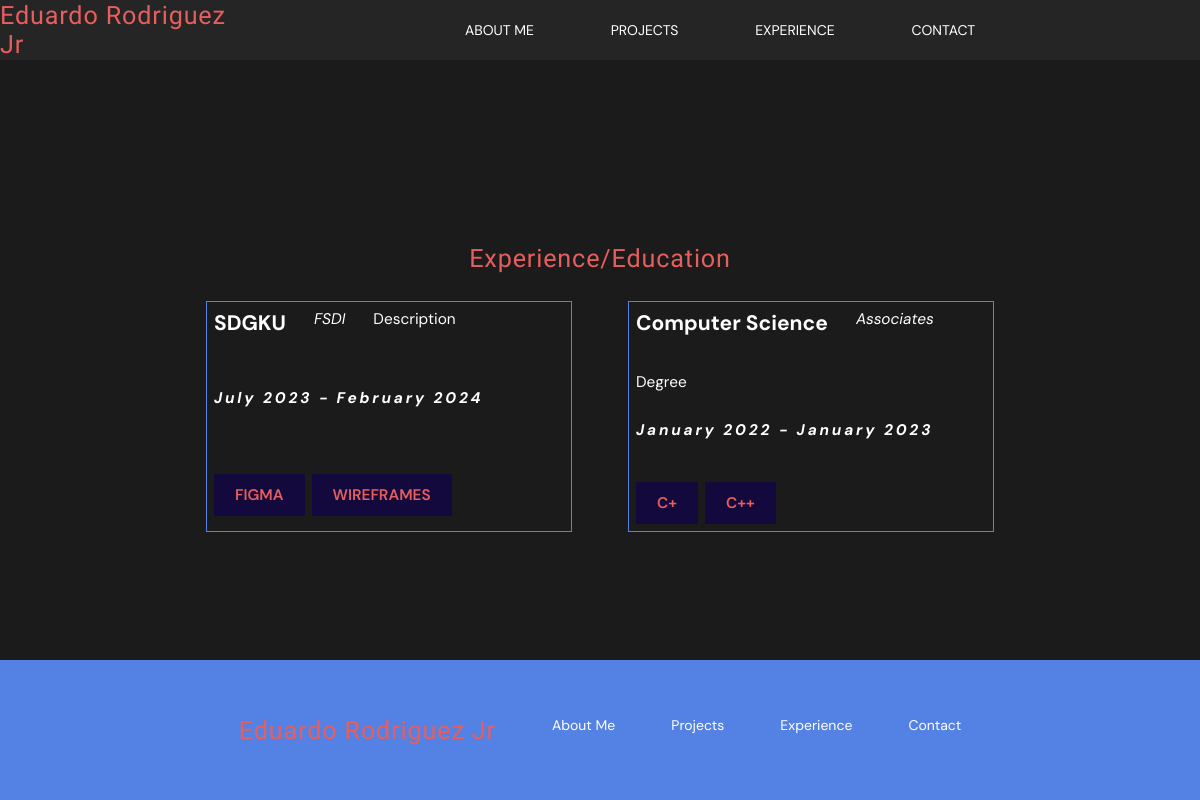
Before: /experience/ with the older database file.
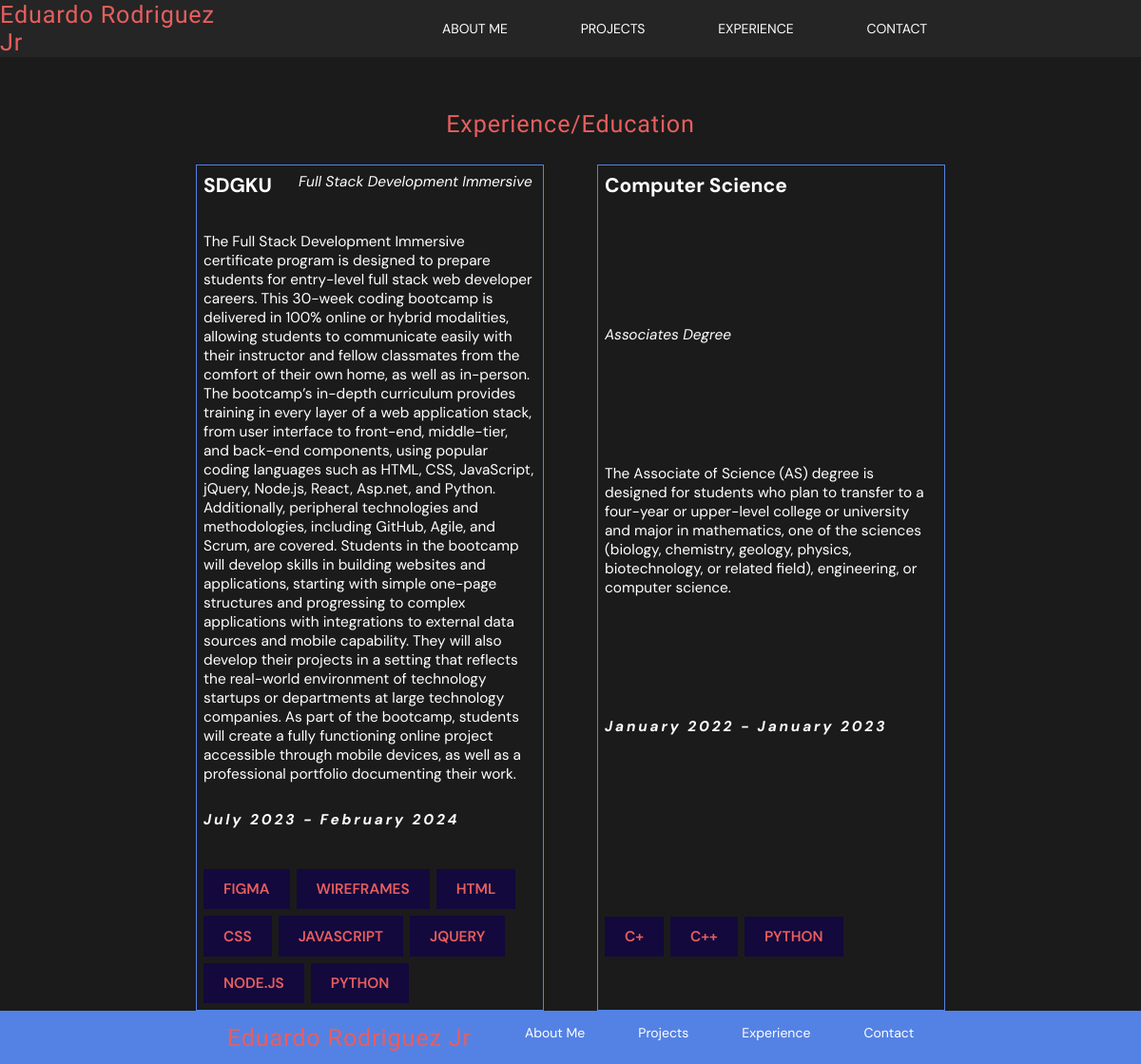
After: the same page with the newer database file.
### experience/models.py (models this page shows, shortened)
class Experience(models.Model):
    entity = models.CharField(max_length=225)
    title = models.CharField(max_length=225)
    description = models.TextField()
    period = models.CharField(max_length=50)
    technologies = models.ManyToManyField(Technology)

class Technology(models.Model):
    name = models.CharField(max_length=100)

### experience/views.py (the view)
# urls.py: path('', views.experience_list, name='experience_list'),
def experience_list(request):
    experience = Experience.objects.all()
    return render(request, 'experience/list.html',{
        'experience' : experience
    })

### templates/experience/list.html (shortened to what this page needs)
{% extends 'base.html' %}
{% load static %}
{% block content %}
<section class="experience-section center">
    <h2>Experience/Education</h2>
    <div class="experience-list">
    {% for experience in experience %}
            <div class="experience-card">
            <p>{{ experience.entity }}</p>
            <p>{{ experience.title }}</p>
            <p>{{ experience.description }}</p>
            <p>{{ experience.period }}</p>
                <div class="technologies center">
                    {% for tech in experience.technologies.all %}
                    <label>{{ tech.name }}</label>
                    {% endfor %}
                </div>
                </div>
    {% endfor %}
    </div>
</section>
{% endblock content %}

Changed rows visible on the page:
changed Experience "SDGKU": title "FSDI" → "Full Stack Development Immersive"; description "Description" → "The Full Stack Development Immersive certificate program is designed to prepare students for entry-level full stack web developer careers. This 30-week coding bootcamp is delivered in 100% online or hybrid modalities, allowing students to communicate easily with their instructor and fellow classmates from the comfort of their own home, as well as in-person. The bootcamp’s in-depth curriculum provides training in every layer of a web application stack, from user interface to front-end, middle-tier, and back-end components, using popular coding languages such as HTML, CSS, JavaScript, jQuery, Node.js, React, Asp.net, and Python. Additionally, peripheral technologies and methodologies,…"
added Technology: name "HTML", shown under Experience "SDGKU"
added Technology: name "CSS", shown under Experience "SDGKU"
added Technology: name "JAVASCRIPT", shown under Experience "SDGKU"
added Technology: name "JQUERY", shown under Experience "SDGKU"
added Technology: name "NODE.JS", shown under Experience "SDGKU"
added Technology: name "PYTHON"
changed Experience "Computer Science": title "Associates" → "Associates Degree"; description "Degree" → "The Associate of Science (AS) degree is designed for students who plan to transfer to a four-year or upper-level college or university and major in mathematics, one of the sciences (biology, chemistry, geology, physics, biotechnology, or related field), engineering, or computer science."
